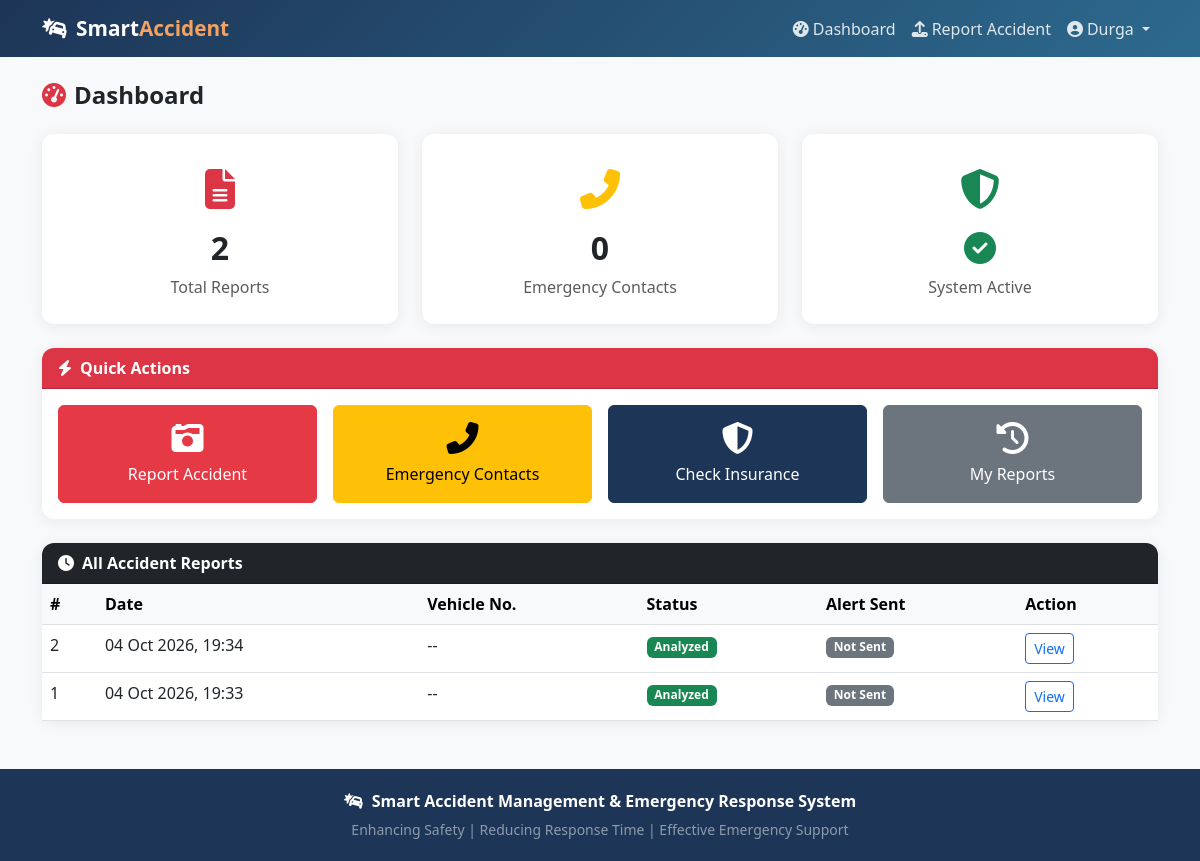
The app's page /dashboard/ (signed in) with its own data.
### accident_app/models.py (models this page shows, shortened)
class AccidentReport(models.Model):
    STATUS_CHOICES = [
        ('pending', 'Pending'),
        ('analyzed', 'Analyzed'),
        ('claimed', 'Claim Submitted'),
    ]
    user = models.ForeignKey(User, on_delete=models.CASCADE, related_name='accident_reports')
    image = models.ImageField(upload_to='accidents/')
    vehicle_number = models.CharField(max_length=20, blank=True)
    detected_vehicle_number = models.CharField(max_length=20, blank=True)
    report_date = models.DateTimeField(auto_now_add=True)
    latitude = models.FloatField(null=True, blank=True)
    longitude = models.FloatField(null=True, blank=True)
    location_address = models.TextField(blank=True)
    status = models.CharField(max_length=20, choices=STATUS_CHOICES, default='pending')
    emergency_alerts_sent = models.BooleanField(default=False)
    notes = models.TextField(blank=True)

### accident_app/views.py (the view)
# urls.py: path('dashboard/', views.dashboard, name='dashboard'),
@login_required
def dashboard(request):
    reports = AccidentReport.objects.filter(user=request.user).order_by('-report_date')
    contacts_count = EmergencyContact.objects.filter(user=request.user).count()
    total_reports = AccidentReport.objects.filter(user=request.user).count()
    return render(request, 'accident_app/dashboard.html', {
        'reports': reports,
        'contacts_count': contacts_count,
        'total_reports': total_reports,
    })

### accident_app/templates/accident_app/dashboard.html (shortened to what this page needs)
{% extends 'accident_app/base.html' %}
{% block content %}
<h4 class="fw-bold mb-4"><i class="fas fa-tachometer-alt text-danger me-2"></i>Dashboard</h4>
<div class="row g-4 mb-4">
    <div class="col-md-4">
        <div class="card stat-card">
            <div class="icon text-danger"><i class="fas fa-file-alt"></i></div>
            <h2 class="fw-bold">{{ total_reports }}</h2>
            <p class="text-muted mb-0">Total Reports</p>
        </div>
    </div>
    <div class="col-md-4">
        <div class="card stat-card">
            <div class="icon text-warning"><i class="fas fa-phone-alt"></i></div>
            <h2 class="fw-bold">{{ contacts_count }}</h2>
            <p class="text-muted mb-0">Emergency Contacts</p>
        </div>
    </div>
    <div class="col-md-4">
        <div class="card stat-card">
            <div class="icon text-success"><i class="fas fa-shield-alt"></i></div>
            <h2 class="fw-bold"><i class="fas fa-check-circle text-success"></i></h2>
            <p class="text-muted mb-0">System Active</p>
        </div>
    </div>
</div>
<div class="card mb-4">
    <div class="card-header bg-danger text-white fw-bold">
        <i class="fas fa-bolt me-2"></i>Quick Actions
    </div>
    <div class="card-body">
        <div class="row g-3">
            <div class="col-md-3">
                <a href="{% url 'upload_accident' %}" class="btn btn-danger w-100 py-3">
                    <i class="fas fa-camera-retro d-block fa-2x mb-2"></i>Report Accident
                </a>
            </div>
            <div class="col-md-3">
                <a href="{% url 'emergency_contacts' %}" class="btn btn-warning w-100 py-3">
                    <i class="fas fa-phone-alt d-block fa-2x mb-2"></i>Emergency Contacts
                </a>
            </div>
            <div class="col-md-3">
                <a href="{% url 'check_insurance' %}" class="btn btn-primary w-100 py-3">
                    <i class="fas fa-shield-alt d-block fa-2x mb-2"></i>Check Insurance
                </a>
            </div>
            <div class="col-md-3">
                <a href="{% url 'my_reports' %}" class="btn btn-secondary w-100 py-3">
                    <i class="fas fa-history d-block fa-2x mb-2"></i>My Reports
                </a>
            </div>
        </div>
    </div>
</div>
<div class="card">
    <div class="card-header bg-dark text-white fw-bold">
        <i class="fas fa-clock me-2"></i>All Accident Reports
    </div>
    <div class="card-body p-0">
        {% if reports %}
        <div class="table-responsive">
            <table class="table table-hover mb-0">
                <thead class="table-light">
                    <tr>
                        <th>#</th><th>Date</th><th>Vehicle No.</th><th>Status</th><th>Alert Sent</th><th>Action</th>
                    </tr>
                </thead>
                <tbody>
                    {% for report in reports %}
                    <tr>
                        <td>{{ report.id }}</td>
                        <td>{{ report.report_date|date:"d M Y, H:i" }}</td>
                        <td>{{ report.vehicle_number|default:report.detected_vehicle_number|default:"--" }}</td>
                        <td>
                            <span class="badge {% if report.status == 'analyzed' %}bg-success{% elif report.status == 'pending' %}bg-warning text-dark{% else %}bg-info{% endif %}">
                                {{ report.get_status_display }}
                            </span>
                        </td>
                        <td>
                            {% if report.emergency_alerts_sent %}
                                <span class="badge bg-success"><i class="fas fa-check"></i> Sent</span>
                            {% else %}
                                <span class="badge bg-secondary">Not Sent</span>
                            {% endif %}
                        </td>
                        <td>
                            {% if report.status == 'analyzed' %}
                                <a href="{% url 'view_result' report.id %}" class="btn btn-sm btn-outline-primary">View</a>
                            {% else %}
                                <a href="{% url 'analyze_damage' report.id %}" class="btn btn-sm btn-outline-danger">Analyze</a>
                            {% endif %}
                        </td>
                    </tr>
                    {% endfor %}
                </tbody>
            </table>
        </div>
        {% else %}
        <div class="text-center py-5 text-muted">
            <i class="fas fa-inbox fa-3x mb-3"></i>
            <p>No accident reports yet. <a href="{% url 'upload_accident' %}">Report your first accident.</a></p>
        </div>
        {% endif %}
    </div>
</div>
{% endblock %}

### accident_app/templates/accident_app/base.html (shortened to what this page needs)
<!DOCTYPE html>
<html lang="en">
<head>
    <link href="https://cdn.jsdelivr.net/npm/bootstrap@5.3.0/dist/css/bootstrap.min.css" rel="stylesheet">
    <link href="https://cdnjs.cloudflare.com/ajax/libs/font-awesome/6.4.0/css/all.min.css" rel="stylesheet">
</head>
<body>
<nav class="navbar navbar-expand-lg navbar-dark">
    <div class="container">
        <a class="navbar-brand" href="{% url 'home' %}">
            <i class="fas fa-car-crash me-2"></i>Smart<span>Accident</span>
        </a>
        <div class="collapse navbar-collapse" id="navbarNav">
            {% if user.is_authenticated %}
            <ul class="navbar-nav ms-auto align-items-center">
                <li class="nav-item"><a class="nav-link" href="{% url 'dashboard' %}"><i class="fas fa-tachometer-alt me-1"></i>Dashboard</a></li>
                <li class="nav-item"><a class="nav-link" href="{% url 'upload_accident' %}"><i class="fas fa-upload me-1"></i>Report Accident</a></li>
                <li class="nav-item dropdown">
                    <a class="nav-link dropdown-toggle" href="#" data-bs-toggle="dropdown">
                        <i class="fas fa-user-circle me-1"></i>{{ user.first_name|default:user.username }}
                    </a>
                </li>
            </ul>
            {% else %}
            <ul class="navbar-nav ms-auto">
                <li class="nav-item"><a class="nav-link" href="{% url 'login' %}">Login</a></li>
                <li class="nav-item"><a class="btn btn-warning btn-sm ms-2" href="{% url 'register' %}">Register</a></li>
            </ul>
            {% endif %}
        </div>
    </div>
</nav>
<div class="container mt-4">
    {% block content %}{% endblock %}
</div>
<footer class="mt-5">
    <div class="container text-center">
        <p class="mb-1"><i class="fas fa-car-crash me-2"></i><strong>Smart Accident Management & Emergency Response System</strong></p>
        <small class="text-white-50">Enhancing Safety | Reducing Response Time | Effective Emergency Support</small>
    </div>
</footer>
</body>
</html>

### accident_app/templates/accident_app/base.html (style rules this page uses)
:root { --primary: #e63946; --secondary: #1d3557; --accent: #f4a261; --light-bg: #f8f9fa; }
body { font-family: 'Segoe UI', Tahoma, Geneva, Verdana, sans-serif; background: var(--light-bg); }
.navbar { background: linear-gradient(135deg, var(--secondary), #2d6a8e) !important; }
.navbar-brand { font-weight: 700; font-size: 1.3rem; color: white !important; }
.navbar-brand span { color: var(--accent); }
.nav-link { color: rgba(255,255,255,0.85) !important; }
.card { border: none; border-radius: 12px; box-shadow: 0 2px 15px rgba(0,0,0,0.07); }
.card-header { border-radius: 12px 12px 0 0 !important; }
.btn-danger { background: var(--primary); border-color: var(--primary); }
.btn-primary { background: var(--secondary); border-color: var(--secondary); }
.stat-card { text-align: center; padding: 25px 15px; }
.stat-card .icon { font-size: 2.5rem; margin-bottom: 10px; }
footer { background: var(--secondary); color: white; padding: 20px 0; margin-top: 60px; }

### records on screen
AccidentReport: id "2", report_date "04 Oct 2026, 19:34", vehicle_number "--", status "Analyzed", emergency_alerts_sent "Not Sent", shows "View"
AccidentReport: id "1", report_date "04 Oct 2026, 19:33", vehicle_number "--", status "Analyzed", emergency_alerts_sent "Not Sent", shows "View"

### other values on screen
{{ user.first_name|default:user.username }} "Durga"
{{ total_reports }} "2"
{{ contacts_count }} "0"
